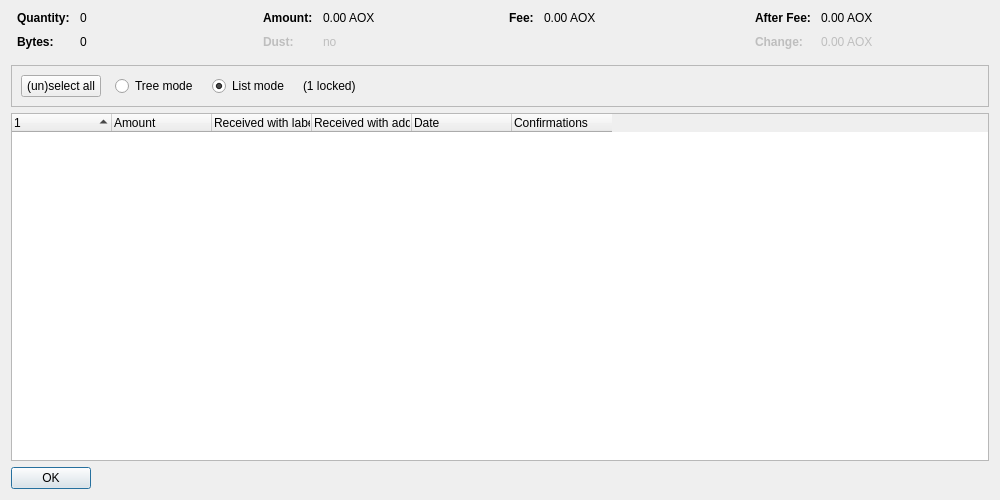
<?xml version="1.0" encoding="UTF-8"?>
<ui version="4.0">
 <class>CoinControlDialog</class>
 <widget class="QDialog" name="CoinControlDialog">
  <property name="geometry">
   <rect>
    <x>0</x>
    <y>0</y>
    <width>1000</width>
    <height>500</height>
   </rect>
  </property>
  <property name="windowTitle">
   <string>Coin Selection</string>
  </property>
  <layout class="QVBoxLayout" name="verticalLayout">
   <item>
    <layout class="QHBoxLayout" name="horizontalLayoutTop" stretch="0,0,0,0">
     <property name="topMargin">
      <number>0</number>
     </property>
     <property name="bottomMargin">
      <number>10</number>
     </property>
     <item>
      <layout class="QFormLayout" name="formLayoutCoinControl1">
       <property name="horizontalSpacing">
        <number>10</number>
       </property>
       <property name="verticalSpacing">
        <number>10</number>
       </property>
       <property name="leftMargin">
        <number>6</number>
       </property>
       <property name="rightMargin">
        <number>6</number>
       </property>
       <item row="0" column="0">
        <widget class="QLabel" name="labelCoinControlQuantityText">
         <property name="font">
          <font>
           <weight>75</weight>
           <bold>true</bold>
          </font>
         </property>
         <property name="text">
          <string>Quantity:</string>
         </property>
        </widget>
       </item>
       <item row="0" column="1">
        <widget class="QLabel" name="labelCoinControlQuantity">
         <property name="cursor">
          <cursorShape>IBeamCursor</cursorShape>
         </property>
         <property name="contextMenuPolicy">
          <enum>Qt::ActionsContextMenu</enum>
         </property>
         <property name="text">
          <string notr="true">0</string>
         </property>
         <property name="textInteractionFlags">
          <set>Qt::LinksAccessibleByMouse|Qt::TextSelectableByKeyboard|Qt::TextSelectableByMouse</set>
         </property>
        </widget>
       </item>
       <item row="1" column="0">
        <widget class="QLabel" name="labelCoinControlBytesText">
         <property name="font">
          <font>
           <weight>75</weight>
           <bold>true</bold>
          </font>
         </property>
         <property name="text">
          <string>Bytes:</string>
         </property>
        </widget>
       </item>
       <item row="1" column="1">
        <widget class="QLabel" name="labelCoinControlBytes">
         <property name="cursor">
          <cursorShape>IBeamCursor</cursorShape>
         </property>
         <property name="contextMenuPolicy">
          <enum>Qt::ActionsContextMenu</enum>
         </property>
         <property name="text">
          <string notr="true">0</string>
         </property>
         <property name="textInteractionFlags">
          <set>Qt::LinksAccessibleByMouse|Qt::TextSelectableByKeyboard|Qt::TextSelectableByMouse</set>
         </property>
        </widget>
       </item>
      </layout>
     </item>
     <item>
      <layout class="QFormLayout" name="formLayoutCoinControl2">
       <property name="horizontalSpacing">
        <number>10</number>
       </property>
       <property name="verticalSpacing">
        <number>10</number>
       </property>
       <property name="leftMargin">
        <number>6</number>
       </property>
       <property name="rightMargin">
        <number>6</number>
       </property>
       <item row="0" column="0">
        <widget class="QLabel" name="labelCoinControlAmountText">
         <property name="font">
          <font>
           <weight>75</weight>
           <bold>true</bold>
          </font>
         </property>
         <property name="text">
          <string>Amount:</string>
         </property>
        </widget>
       </item>
       <item row="0" column="1">
        <widget class="QLabel" name="labelCoinControlAmount">
         <property name="cursor">
          <cursorShape>IBeamCursor</cursorShape>
         </property>
         <property name="contextMenuPolicy">
          <enum>Qt::ActionsContextMenu</enum>
         </property>
         <property name="text">
          <string notr="true">0.00 AOX</string>
         </property>
         <property name="textInteractionFlags">
          <set>Qt::LinksAccessibleByMouse|Qt::TextSelectableByKeyboard|Qt::TextSelectableByMouse</set>
         </property>
        </widget>
       </item>
       <item row="1" column="0">
        <widget class="QLabel" name="labelCoinControlLowOutputText">
         <property name="enabled">
          <bool>false</bool>
         </property>
         <property name="font">
          <font>
           <weight>75</weight>
           <bold>true</bold>
          </font>
         </property>
         <property name="text">
          <string>Dust:</string>
         </property>
        </widget>
       </item>
       <item row="1" column="1">
        <widget class="QLabel" name="labelCoinControlLowOutput">
         <property name="enabled">
          <bool>false</bool>
         </property>
         <property name="cursor">
          <cursorShape>IBeamCursor</cursorShape>
         </property>
         <property name="contextMenuPolicy">
          <enum>Qt::ActionsContextMenu</enum>
         </property>
         <property name="text">
          <string notr="true">no</string>
         </property>
         <property name="textInteractionFlags">
          <set>Qt::LinksAccessibleByMouse|Qt::TextSelectableByKeyboard|Qt::TextSelectableByMouse</set>
         </property>
        </widget>
       </item>
      </layout>
     </item>
     <item>
      <layout class="QFormLayout" name="formLayoutCoinControl3">
       <property name="horizontalSpacing">
        <number>10</number>
       </property>
       <property name="verticalSpacing">
        <number>10</number>
       </property>
       <property name="leftMargin">
        <number>6</number>
       </property>
       <property name="rightMargin">
        <number>6</number>
       </property>
       <item row="0" column="0">
        <widget class="QLabel" name="labelCoinControlFeeText">
         <property name="font">
          <font>
           <weight>75</weight>
           <bold>true</bold>
          </font>
         </property>
         <property name="text">
          <string>Fee:</string>
         </property>
        </widget>
       </item>
       <item row="0" column="1">
        <widget class="QLabel" name="labelCoinControlFee">
         <property name="cursor">
          <cursorShape>IBeamCursor</cursorShape>
         </property>
         <property name="contextMenuPolicy">
          <enum>Qt::ActionsContextMenu</enum>
         </property>
         <property name="text">
          <string notr="true">0.00 AOX</string>
         </property>
         <property name="textInteractionFlags">
          <set>Qt::LinksAccessibleByMouse|Qt::TextSelectableByKeyboard|Qt::TextSelectableByMouse</set>
         </property>
        </widget>
       </item>
      </layout>
     </item>
     <item>
      <layout class="QFormLayout" name="formLayoutCoinControl4">
       <property name="horizontalSpacing">
        <number>10</number>
       </property>
       <property name="verticalSpacing">
        <number>10</number>
       </property>
       <property name="leftMargin">
        <number>6</number>
       </property>
       <property name="rightMargin">
        <number>6</number>
       </property>
       <item row="0" column="0">
        <widget class="QLabel" name="labelCoinControlAfterFeeText">
         <property name="font">
          <font>
           <weight>75</weight>
           <bold>true</bold>
          </font>
         </property>
         <property name="text">
          <string>After Fee:</string>
         </property>
        </widget>
       </item>
       <item row="0" column="1">
        <widget class="QLabel" name="labelCoinControlAfterFee">
         <property name="cursor">
          <cursorShape>IBeamCursor</cursorShape>
         </property>
         <property name="contextMenuPolicy">
          <enum>Qt::ActionsContextMenu</enum>
         </property>
         <property name="text">
          <string notr="true">0.00 AOX</string>
         </property>
         <property name="textInteractionFlags">
          <set>Qt::LinksAccessibleByMouse|Qt::TextSelectableByKeyboard|Qt::TextSelectableByMouse</set>
         </property>
        </widget>
       </item>
       <item row="1" column="0">
        <widget class="QLabel" name="labelCoinControlChangeText">
         <property name="enabled">
          <bool>false</bool>
         </property>
         <property name="font">
          <font>
           <weight>75</weight>
           <bold>true</bold>
          </font>
         </property>
         <property name="text">
          <string>Change:</string>
         </property>
        </widget>
       </item>
       <item row="1" column="1">
        <widget class="QLabel" name="labelCoinControlChange">
         <property name="enabled">
          <bool>false</bool>
         </property>
         <property name="cursor">
          <cursorShape>IBeamCursor</cursorShape>
         </property>
         <property name="contextMenuPolicy">
          <enum>Qt::ActionsContextMenu</enum>
         </property>
         <property name="text">
          <string notr="true">0.00 AOX</string>
         </property>
         <property name="textInteractionFlags">
          <set>Qt::LinksAccessibleByMouse|Qt::TextSelectableByKeyboard|Qt::TextSelectableByMouse</set>
         </property>
        </widget>
       </item>
      </layout>
     </item>
    </layout>
   </item>
   <item>
    <widget class="QFrame" name="frame">
     <property name="minimumSize">
      <size>
       <width>0</width>
       <height>40</height>
      </size>
     </property>
     <property name="frameShape">
      <enum>QFrame::StyledPanel</enum>
     </property>
     <property name="frameShadow">
      <enum>QFrame::Sunken</enum>
     </property>
     <layout class="QHBoxLayout" name="horizontalLayout">
      <item>
       <layout class="QHBoxLayout" name="horizontalLayoutPanel" stretch="0,0,0,0,0">
        <property name="spacing">
         <number>14</number>
        </property>
        <item>
         <widget class="QPushButton" name="pushButtonSelectAll">
          <property name="sizePolicy">
           <sizepolicy hsizetype="Maximum" vsizetype="Fixed">
            <horstretch>0</horstretch>
            <verstretch>0</verstretch>
           </sizepolicy>
          </property>
          <property name="text">
           <string>(un)select all</string>
          </property>
          <property name="autoDefault">
           <bool>false</bool>
          </property>
         </widget>
        </item>
        <item>
         <widget class="QRadioButton" name="radioTreeMode">
          <property name="sizePolicy">
           <sizepolicy hsizetype="Maximum" vsizetype="Fixed">
            <horstretch>0</horstretch>
            <verstretch>0</verstretch>
           </sizepolicy>
          </property>
          <property name="text">
           <string>Tree mode</string>
          </property>
         </widget>
        </item>
        <item>
         <widget class="QRadioButton" name="radioListMode">
          <property name="sizePolicy">
           <sizepolicy hsizetype="Maximum" vsizetype="Fixed">
            <horstretch>0</horstretch>
            <verstretch>0</verstretch>
           </sizepolicy>
          </property>
          <property name="text">
           <string>List mode</string>
          </property>
          <property name="checked">
           <bool>true</bool>
          </property>
         </widget>
        </item>
        <item>
         <widget class="QLabel" name="labelLocked">
          <property name="text">
           <string notr="true">(1 locked)</string>
          </property>
         </widget>
        </item>
        <item>
         <spacer name="horizontalSpacer">
          <property name="orientation">
           <enum>Qt::Horizontal</enum>
          </property>
          <property name="sizeHint" stdset="0">
           <size>
            <width>40</width>
            <height>20</height>
           </size>
          </property>
         </spacer>
        </item>
       </layout>
      </item>
     </layout>
    </widget>
   </item>
   <item>
    <widget class="CoinControlTreeWidget" name="treeWidget">
     <property name="contextMenuPolicy">
      <enum>Qt::CustomContextMenu</enum>
     </property>
     <property name="sortingEnabled">
      <bool>false</bool>
     </property>
     <property name="columnCount">
      <number>6</number>
     </property>
     <attribute name="headerShowSortIndicator" stdset="0">
      <bool>true</bool>
     </attribute>
     <attribute name="headerStretchLastSection">
      <bool>false</bool>
     </attribute>
     <column>
      <property name="text">
       <string/>
      </property>
     </column>
     <column>
      <property name="text">
       <string>Amount</string>
      </property>
     </column>
     <column>
      <property name="text">
       <string>Received with label</string>
      </property>
     </column>
     <column>
      <property name="text">
       <string>Received with address</string>
      </property>
     </column>
     <column>
      <property name="text">
       <string>Date</string>
      </property>
     </column>
     <column>
      <property name="text">
       <string>Confirmations</string>
      </property>
      <property name="toolTip">
       <string>Confirmed</string>
      </property>
     </column>
     <column>
      <property name="text">
       <string/>
      </property>
     </column>
     <column>
      <property name="text">
       <string/>
      </property>
     </column>
     <column>
      <property name="text">
       <string/>
      </property>
     </column>
     <column>
      <property name="text">
       <string/>
      </property>
     </column>
    </widget>
   </item>
   <item>
    <widget class="QDialogButtonBox" name="buttonBox">
     <property name="sizePolicy">
      <sizepolicy hsizetype="Maximum" vsizetype="Fixed">
       <horstretch>0</horstretch>
       <verstretch>0</verstretch>
      </sizepolicy>
     </property>
     <property name="orientation">
      <enum>Qt::Horizontal</enum>
     </property>
     <property name="standardButtons">
      <set>QDialogButtonBox::Ok</set>
     </property>
    </widget>
   </item>
  </layout>
 </widget>
 <customwidgets>
  <customwidget>
   <class>CoinControlTreeWidget</class>
   <extends>QTreeWidget</extends>
   <header>qt/coincontroltreewidget.h</header>
  </customwidget>
 </customwidgets>
 <resources/>
 <connections/>
</ui>
